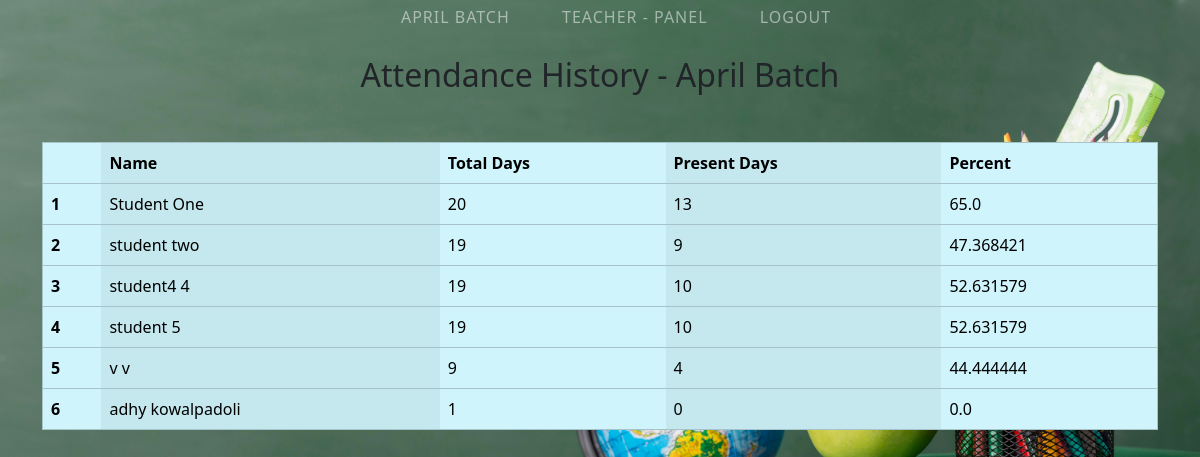
The page /batch_attendance_summary/5/ (signed in) on the database its author committed.
### AttendanceApp/models.py (models this page shows, shortened)
class Batch(models.Model):
    name = models.CharField(max_length = 120)
    start_date = models.DateField(blank = True, null = True)
    teacher = models.ForeignKey(Teacher, on_delete = models.SET_NULL, default = None, blank = True, null = True)
    status = models.CharField(max_length = 120, choices = BATCH_STATUS, default = "ONGOING", blank = True, null = True)

class Teacher(models.Model):
    name = models.CharField(max_length = 120)
    email = models.CharField(max_length = 120)
    password = models.CharField(max_length = 120)
    designation = models.CharField(max_length = 120)
    subject = models.CharField(max_length = 500)
    added_by = models.ForeignKey(Head,on_delete = models.SET_NULL, blank = True, null = True)

### AttendanceApp/views.py (the view)
# urls.py: path('batch_attendance_summary/<int:batch_id>/', views.batch_attendance_summary, name = "batch_attendance_summary"),
def batch_attendance_summary(request, batch_id):
    batch = Batch.objects.get(id=batch_id)
    teacher = Teacher.objects.get(id = request.session['id'])
    students = Student.objects.filter(batch=batch)
    attendance_summary = {}
    for student in students:
        attendance = Attendance.objects.filter(student = student)
        total = 0
        present = 0
        for day in attendance:
            total += 1
            if day.is_present:
                present += 1
        percent = (present/total)*100
        attendance_summary[student.id] = [student.first_name + ' ' + student.last_name, total, present, (present/total)*100]
    if attendance_summary:
        attendance_summary = pd.DataFrame(attendance_summary).T
        attendance_summary.columns = ['Name','Total Days', 'Present Days', "Percent"]
        attendance_summary.reset_index(drop = True, inplace = True)
        attendance_summary.index += 1
        attendance_summary = attendance_summary.to_html(classes= "table table-info table-striped-columns mt-5")
        return render(request, 'attendance_summary.html', {'batch': batch, 'attendance_summary': attendance_summary, 'teacher':teacher})
    else:
        return redirect(teacher_panel)

### templates/attendance_summary.html (shortened to what this page needs)
{% load static %}
<!DOCTYPE html>
<html lang="en">
<head>
    <link href="https://cdn.jsdelivr.net/npm/bootstrap@5.3.2/dist/css/bootstrap.min.css" rel="stylesheet">
</head>
<body>
    <ul class="snip1143">
      <li><a href="/mark_attendance/{{batch.id}}/" data-hover="{{batch.name}}">{{batch.name}}</a></li>
      <li><a href="/teacher_panel/" data-hover="{{teacher.name}} - Panel">{{teacher.name}} - Panel</a></li>
      <li><a href="/logout/" data-hover="Logout">Logout</a></li>
    </ul>
    <div class="container">
        <center><h2>Attendance History - {{ batch.name }}</h2></center>
        {{attendance_summary|safe}}
    </div>
</body>
</html>

### rows shown on the page
Batch: name "APRIL BATCH", name "April Batch"
Teacher: name "TEACHER"

### other values the page prints
{{ attendance_summary|safe }} "Name Total Days Present Days Percent 1 Student One 20 13 65.0 2 student two 19 9 47.368421 3 student4 4 19 10 52.631579 4 student 5 19 10 52.631579 5 v v 9 4 44.444444 6 adhy kowalpadoli 1 0 0.0"
